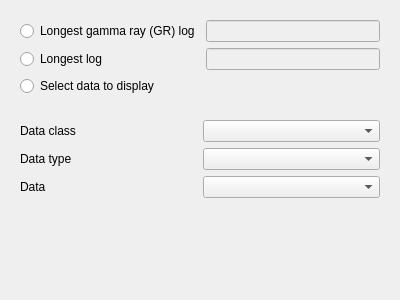
<?xml version="1.0" encoding="UTF-8"?>
<ui version="4.0">
 <class>OverviewLayoutWidget</class>
 <widget class="QWidget" name="OverviewLayoutWidget">
  <property name="geometry">
   <rect>
    <x>0</x>
    <y>0</y>
    <width>400</width>
    <height>300</height>
   </rect>
  </property>
  <property name="windowTitle">
   <string>Form</string>
  </property>
  <layout class="QVBoxLayout" name="verticalLayout_2">
   <item>
    <widget class="QWidget" name="layoutButtonWidget" native="true">
     <layout class="QGridLayout" name="gridLayout">
      <item row="0" column="0">
       <widget class="QRadioButton" name="grRadioButton">
        <property name="toolTip">
         <string>Plot longest GR log. Disabled if no GR log exists</string>
        </property>
        <property name="text">
         <string>Longest gamma ray (GR) log</string>
        </property>
       </widget>
      </item>
      <item row="1" column="0">
       <widget class="QRadioButton" name="longestLogRadioButton">
        <property name="toolTip">
         <string>Plots longest log of any type</string>
        </property>
        <property name="text">
         <string>Longest log</string>
        </property>
       </widget>
      </item>
      <item row="2" column="0">
       <widget class="QRadioButton" name="specifyDataRadioButton">
        <property name="toolTip">
         <string>Select specific data to display</string>
        </property>
        <property name="text">
         <string>Select data to display</string>
        </property>
       </widget>
      </item>
      <item row="1" column="1">
       <widget class="QLineEdit" name="lineEditLongestLog">
        <property name="enabled">
         <bool>false</bool>
        </property>
       </widget>
      </item>
      <item row="0" column="1">
       <widget class="QLineEdit" name="lineEditLongestGRLog">
        <property name="enabled">
         <bool>false</bool>
        </property>
       </widget>
      </item>
     </layout>
    </widget>
   </item>
   <item>
    <widget class="QWidget" name="selectDataWidget" native="true">
     <layout class="QGridLayout" name="gridLayout_2">
      <item row="2" column="1">
       <widget class="QComboBox" name="typeComboBox">
        <property name="toolTip">
         <string>Data type (eg GR log type)</string>
        </property>
       </widget>
      </item>
      <item row="6" column="1">
       <widget class="QComboBox" name="dataComboBox">
        <property name="toolTip">
         <string>Data (eg specific GR log)</string>
        </property>
       </widget>
      </item>
      <item row="2" column="0">
       <widget class="QLabel" name="DataTypeLabel">
        <property name="text">
         <string>Data type</string>
        </property>
       </widget>
      </item>
      <item row="1" column="1">
       <widget class="QComboBox" name="dataClassComboBox">
        <property name="toolTip">
         <string>Data class (eg Well log)</string>
        </property>
       </widget>
      </item>
      <item row="6" column="0">
       <widget class="QLabel" name="dataLabel">
        <property name="text">
         <string>Data</string>
        </property>
       </widget>
      </item>
      <item row="1" column="0">
       <widget class="QLabel" name="dataClassLabel">
        <property name="text">
         <string>Data class</string>
        </property>
       </widget>
      </item>
     </layout>
    </widget>
   </item>
   <item>
    <spacer name="verticalSpacer_2">
     <property name="orientation">
      <enum>Qt::Vertical</enum>
     </property>
     <property name="sizeHint" stdset="0">
      <size>
       <width>17</width>
       <height>114</height>
      </size>
     </property>
    </spacer>
   </item>
  </layout>
 </widget>
 <resources/>
 <connections/>
</ui>
